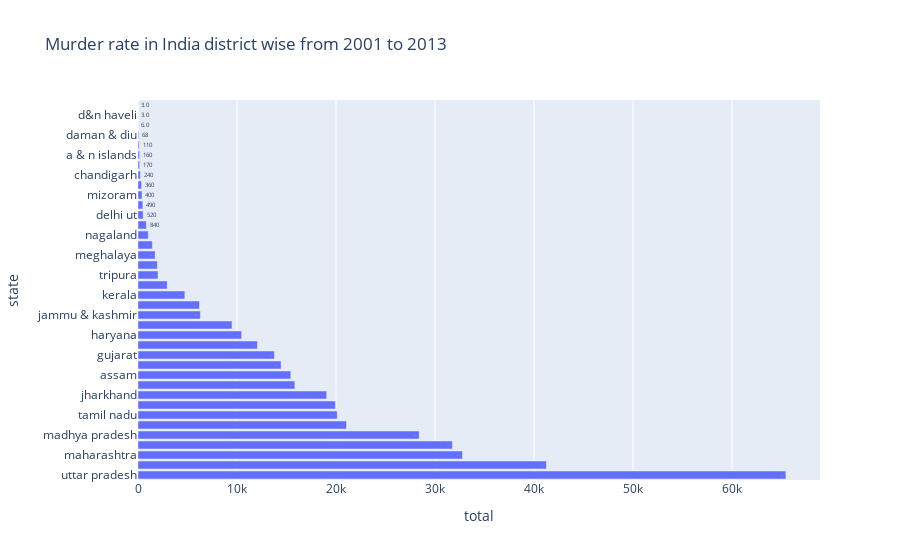

Source (notebook cell):
### Code cell
px.bar(top,x="total",y="state",title="Murder rate in India district wise from 2001 to 2013",text_auto='0.2s')

### Figure 1 — Plotly figure (JSON) as saved in the notebook; plotly's stock layout.template omitted (floating-point values rounded to 4 significant figures)
{"data": [{"alignmentgroup": "True", "hovertemplate": "total=%{x}<br>state=%{y}<extra></extra>", "legendgroup": "", "marker": {"color": "#636efa", "pattern": {"shape": ""}}, "name": "", "offsetgroup": "", "orientation": "h", "showlegend": false, "textposition": "auto", "texttemplate": "%{x:0.2s}", "type": "bar", "x": [65443, 41245, 32767, 31756, 28399, 21056, 20127, 19937, 19060, 15844, 15432, 14453, 13775, 12060, 10471, 9493, 6304, 6205, 4733, 2948, 2022, 1955, 1730, 1454, 1038, 841, 517, 487, 403, 357, 243, 166, 160, 108, 68, 6, 3, 3], "xaxis": "x", "y": ["uttar pradesh", "bihar", "maharashtra", "andhra pradesh", "madhya pradesh", "west bengal", "tamil nadu", "karnataka", "jharkhand", "rajasthan", "assam", "odisha", "gujarat", "chhattisgarh", "haryana", "punjab", "jammu & kashmir", "delhi", "kerala", "uttarakhand", "tripura", "manipur", "meghalaya", "himachal pradesh", "nagaland", "arunachal pradesh", "delhi ut", "goa", "mizoram", "puducherry", "chandigarh", "sikkim", "a & n islands", "d & n haveli", "daman & diu", "a&n islands", "d&n haveli", "lakshadweep"], "yaxis": "y"}], "layout": {"barmode": "relative", "legend": {"tracegroupgap": 0}, "title": {"text": "Murder rate in India district wise from 2001 to 2013"}, "xaxis": {"anchor": "y", "domain": [0, 1], "title": {"text": "total"}}, "yaxis": {"anchor": "x", "domain": [0, 1], "title": {"text": "state"}}}}
